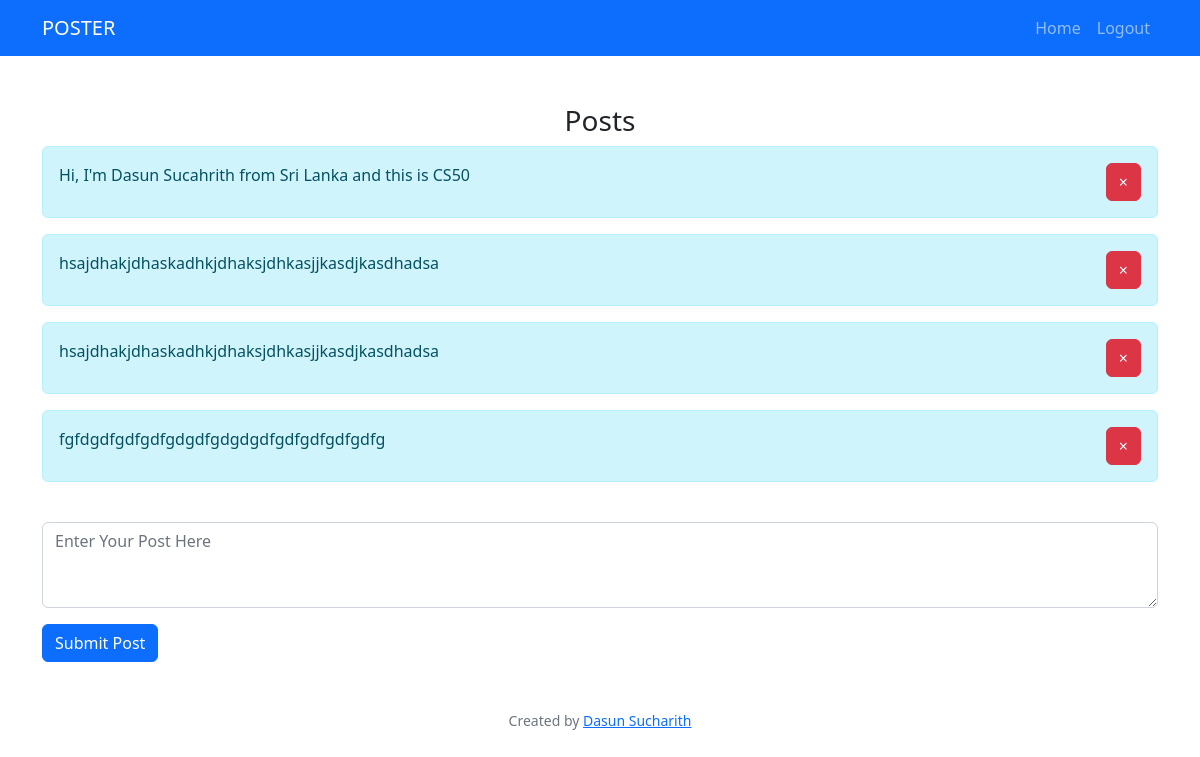
Page / (signed in) on the earlier database version.
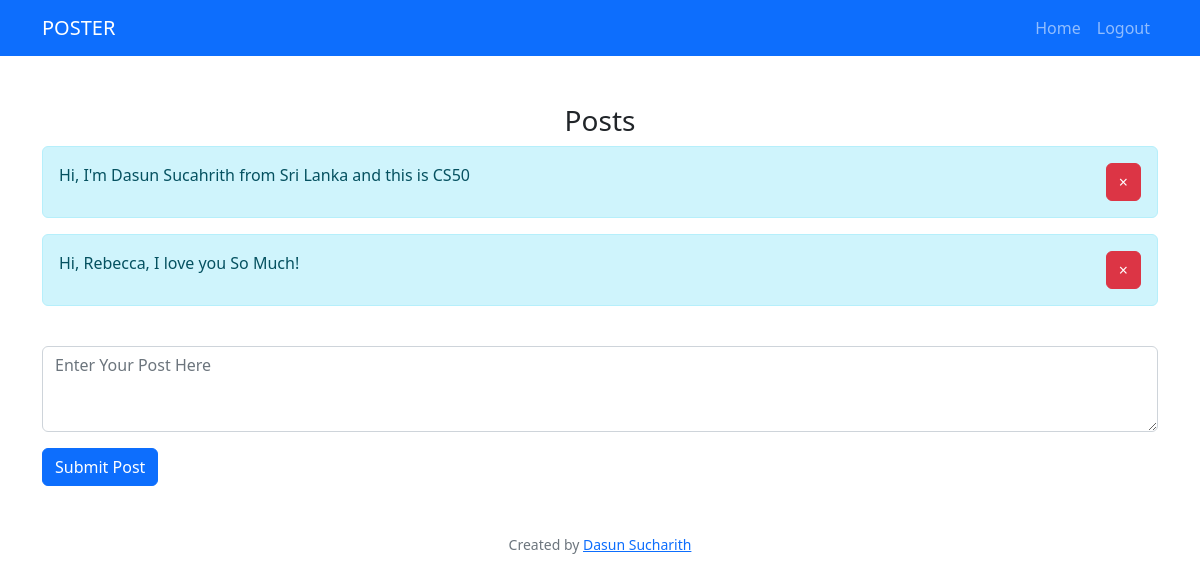
Same page on the later database version.
### website/models.py (models this page shows)
class Post(db.Model):
    id = db.Column(db.Integer, primary_key=True)
    data = db.Column(db.String(100000))
    date = db.Column(db.DateTime(timezone=True), default=func.now())
    user_id = db.Column(db.Integer, db.ForeignKey('user.id'))

### website/views.py (the view, shortened to what this page needs)
@views.route('/', methods=['GET', 'POST'])
@login_required
def home():
    return render_template("home.html", user=current_user)

### website/__init__.py (called while the page is built)
def create_app():
    app = Flask(__name__)
    app.config['SECRET_KEY'] = 'En14522666!@!'
    app.config['SQLALCHEMY_DATABASE_URI'] = f'sqlite:///{DB_NAME}'
    db.init_app(app)
    from .views import views
    from .auth import auth
    app.register_blueprint(views, url_prefix='/')
    app.register_blueprint(auth, url_prefix='/')
    from .models import User, Post
    create_database(app)
    login_manager = LoginManager()
    login_manager.login_view = 'auth.login'
    login_manager.init_app(app)
    @login_manager.user_loader
    def load_user(id):
        return User.query.get(int(id))
    return app

### website/templates/home.html (shortened to what this page needs)
{% extends "base.html" %}
{% block content %}
<h3 class="text-center">Posts</h3>
<div class="container">
        {% for post in user.posts  %}
                <div class="d-flex justify-content-between alert alert-info" role="alert">
                    <span class="align-middle">
                        {{ post.data }}
                    </span>
                    <div>
                        <button type="button" class="btn btn-danger" onClick="deletePost({{ post.id }})">
                            <span aria-hidden="true">&times;</span>
                        </button>
                    </div>
                </div>
        {% endfor %}
    <br />
    <form method="POST">
        <div class="mb-3">
            <textarea class="form-control" rows="3" id="post" name="post" placeholder="Enter Your Post Here" type="text" ></textarea>
        </div>
        <button type="submit" class="btn btn-primary">Submit Post</button>
    </form>
</div>
{% endblock %}

Differences in the rows shown:
removed Post: data "hsajdhakjdhaskadhkjdhaksjdhkasjjkasdjkasdhadsa"
removed Post: data "hsajdhakjdhaskadhkjdhaksjdhkasjjkasdjkasdhadsa"
removed Post: data "fgfdgdfgdfgdfgdgdfgdgdgdfgdfgdfgdfgdfg"
added Post: data "Hi, Rebecca, I love you So Much!"
